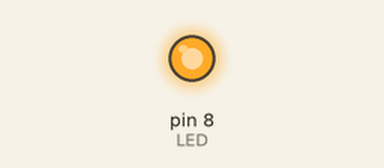
Simulated run of this sketch. Board: Arduino Uno, built with avr-gcc and run on an emulated ATmega328P. On the bench: output pins drawn as LEDs (lit = HIGH).

Above: at 0.5 s.
At 1.5 s:
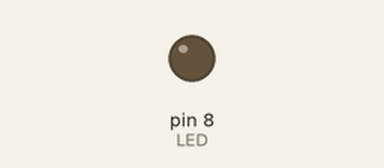
Timing chart, 0 to 4.5 s (numbered marks = the images above):
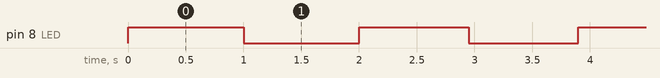

Measured:
- by itself, pin 8 (LED): repeats every 2.0 s: LOW 1.0 s, HIGH 0.95 s

The sketch:

test.ino
```cpp
#define LED 8

int i;

void setup() {
  // put your setup code here, to run once:
  Serial.begin(9600);
  pinMode(LED,OUTPUT);
  i = 1000;
}

void loop() {
  // put your main code here, to run repeatedly:
  digitalWrite(LED,HIGH);
  delay(i);

  digitalWrite(LED,LOW);
  delay(i);

  if (i > 250){
    i -= 50;
  }

}
```
